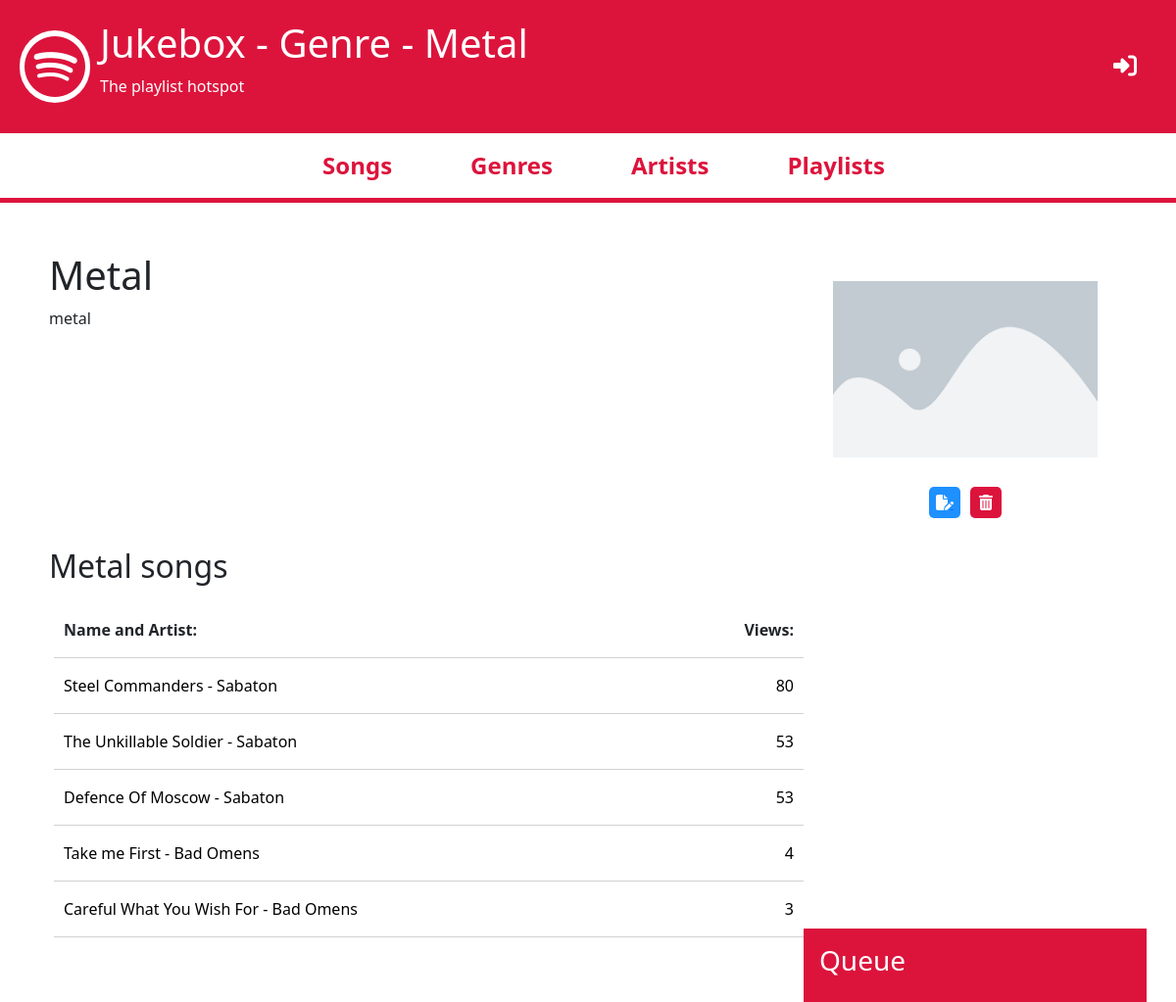
The page /genre/6/ on the database as committed earlier.
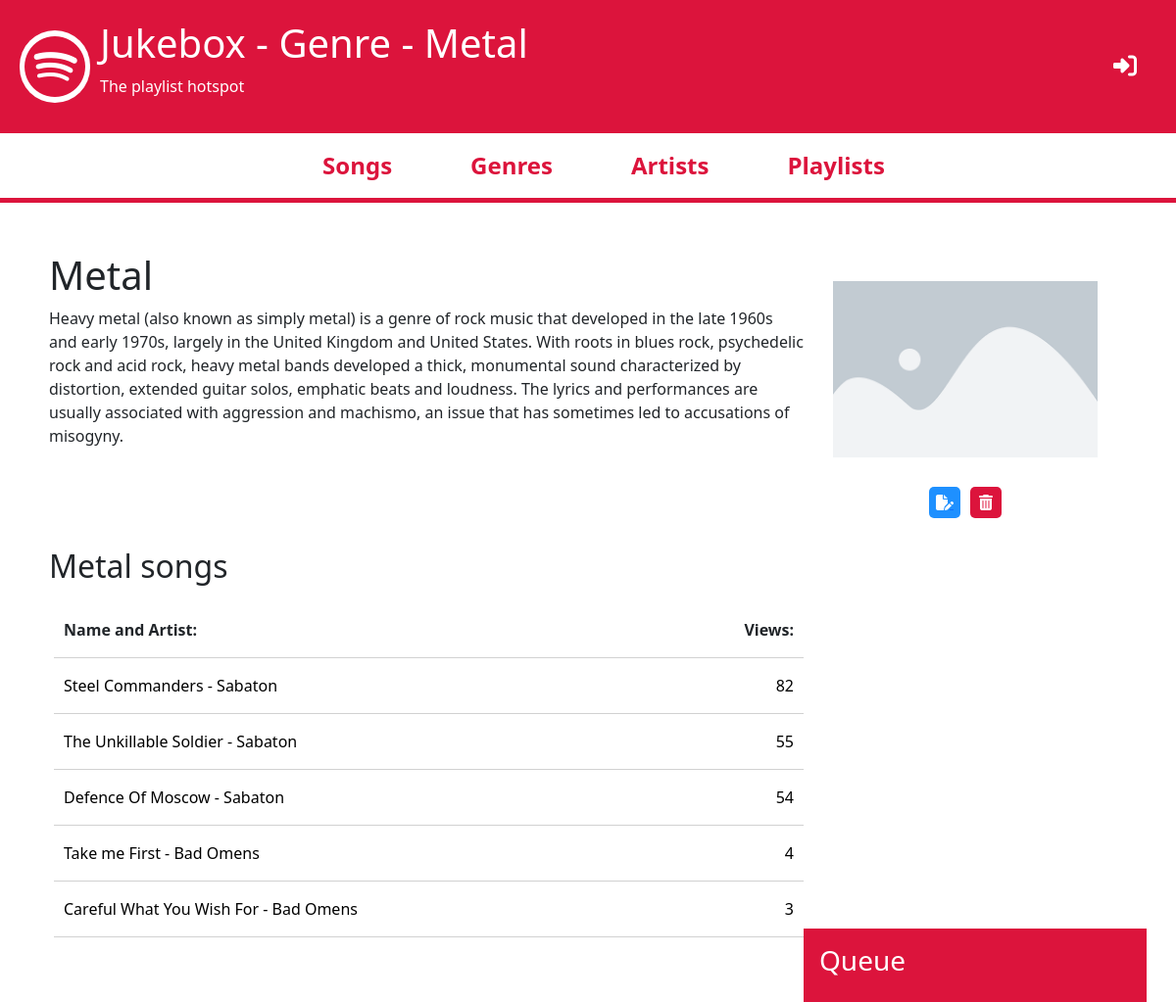
The same page on the database as committed later.
### genre/models.py (models this page shows, shortened)
class Genre(models.Model):
    name       = models.CharField(max_length=30, unique=True)
    description = models.TextField(blank=True, null=True)
    image = models.ImageField(upload_to='images/genres/', default='/images/default/placeholder.png')
    clicks = models.IntegerField(editable = False, default = 0)
    def get_absolute_url(self):
        return reverse("genre_detail", kwargs={"genre_id": self.id})

### song/models.py (models this page shows, shortened)
class Song(models.Model):
    name = models.CharField(max_length=30)
    link = models.CharField(max_length=11)
    duration = models.DurationField(default=timedelta(days=0,seconds=0,microseconds=0))
    views = models.IntegerField(default=0, editable=False)
    dateAdded = models.DateField(default=timezone.now, editable=False)
    artist = models.ForeignKey(Artist, on_delete=models.CASCADE)
    genre = models.ManyToManyField(Genre)
    def get_absolute_url(self):
        return reverse("song_detail", kwargs={"song_id": self.id})

### artist/models.py (models this page shows, shortened)
class Artist(models.Model):
    name = models.CharField(max_length=30, unique=True)
    description = models.TextField()
    image = models.ImageField(upload_to='images/artists/', default='/images/default/placeholder.png')
    clicks = models.IntegerField(editable = False, default = 0)
    def __str__(self):
        return self.name

### genre/views.py (the view)
# urls.py: path('genre/<int:genre_id>/', genre_detail_view, name='genre_detail'),
def genre_detail_view(request, genre_id):
    obj = get_object_or_404(Genre, id=genre_id)
    obj.clicks += 1
    obj.save()
    songs = obj.song_set.all()
    songs = sorted(songs, key = lambda x: x.views, reverse = True)
    context = {
        'page_title': f"Genre - {obj.name}",
        'object': obj,
        'song_list': songs,
    }
    return render(request, 'genre/genre_detail.html', context)

### genre/templates/genre/genre_detail.html
{% extends 'base.html' %}
{% block content %}
<div class="detail_container">
    <div class="detail_left_column">
        <h1 class="detail_name">
            {{ object.name }}
        </h1>
        <p>
            {{ object.description }}
        </p>
    </div>
    <div class="detail_right_column">
        <img src="{{ object.image.url }}" alt="{{ object.name }} logo">
        <div class="edit_controls_container">
            <div>
                <a href="{{ object.get_absolute_url }}edit/" class='edit crud_buttons'>
                    <i class="fa-solid fa-file-pen"></i>
                </a>
            </div>
            <div>
                <a href="{{ object.get_absolute_url }}delete/" class='delete crud_buttons'>
                    <i class="fa-solid fa-trash-can"></i>
                </a>
            </div>
        </div>
    </div>
    <div class="detail_songs">
        <h2>
            {{ object.name }} songs
        </h2>
        <ul class='detail_song_list'>
            <li class='detail_song_list_item'>
                <p>
                    <b>
                        Name and Artist:
                    </b>
                </p>
                <p>
                    <b>
                        Views:
                    </b>
                </p>
            </li>
            {% for song in song_list %}
            <a href="{{ song.get_absolute_url }}" class='detail_song_list_link'>
                <li class='detail_song_list_item'>
                    <p>
                        {{ song.name }} - {{ song.artist }}
                    </p>
                    <p>
                        {{ song.views }}
                    </p>
                </li>
            </a>
            {% endfor %}
        </ul>
    </div>
</div>
{% endblock %}

Rows that differ between the two databases and show on the page:
changed Genre "Metal": description "metal" → "Heavy metal (also known as simply metal) is a genre of rock music that developed in the late 1960s and early 1970s, largely in the United Kingdom and United States. With roots in blues rock, psychedelic rock and acid rock, heavy metal bands developed a thick, monumental sound characterized by distortion, extended guitar solos, emphatic beats and loudness. The lyrics and performances are usually associated with aggression and machismo, an issue that has sometimes led to accusations of misogyny."
changed Song "Steel Commanders": views "80" → "82"
changed Song "The Unkillable Soldier": views "53" → "55"
changed Song "Defence Of Moscow": views "53" → "54"
